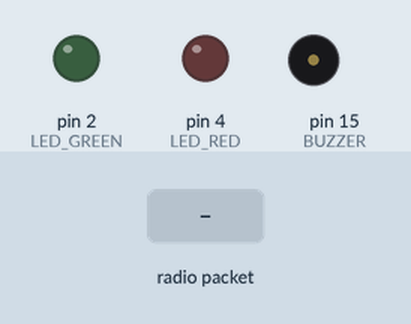
Recording of a sketch running on a simulated Arduino Uno, built with avr-gcc and run on an emulated ATmega328P. Shown: output pins drawn as LEDs (lit = HIGH), buzzer (waves = sounding, pin HIGH). The inputs (shaded band) are chosen by the test bench. No radio packets arrive unless stated; what the sketch prints to the serial monitor is not drawn.

Above: at 1.2 s.
1.3 s: radio packet "HIGH" arrives
At 2.2 s:
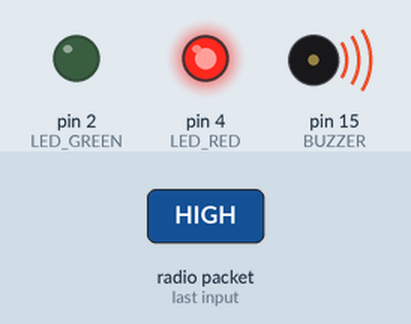
2.8 s: radio packet "MEDIUM" arrives
At 3.4 s:
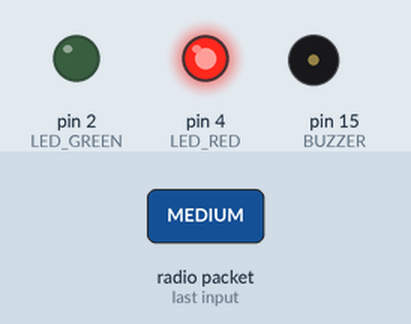
4.3 s: radio packet "1" arrives
At 5.7 s:
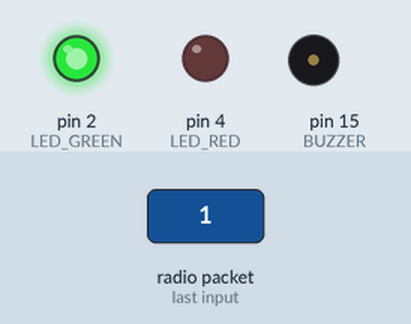
Timing chart, 0 to 7.3 s (numbered marks = the images above; inputs shaded):
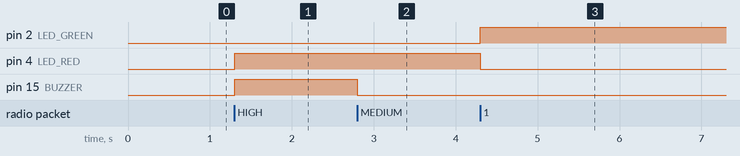

Measured:
- after the input at 1.3 s, pin 4 (LED_RED), pin 15 (BUZZER): LOW → HIGH at once
- after the input at 2.8 s, pin 15 (BUZZER): HIGH → LOW at once
- after the input at 4.3 s, pin 2 (LED_GREEN): LOW → HIGH at once; pin 4 (LED_RED): HIGH → LOW at once

The sketch:

GROUND_STATION.ino
```cpp
#include <SPI.h>
#include <LoRa.h>

#define SS 5
#define RST 14
#define DIO0 26

#define LED_GREEN 2
#define LED_RED 4
#define BUZZER 15

void setup() {
  Serial.begin(115200);

  pinMode(LED_GREEN, OUTPUT);
  pinMode(LED_RED, OUTPUT);
  pinMode(BUZZER, OUTPUT);

  LoRa.setPins(SS, RST, DIO0);
  LoRa.begin(433E6);

  Serial.println("WIT WIT SAWIT SPACE GROUND CONTROL 🌍");
}

void loop() {

  int packetSize = LoRa.parsePacket();

  if (packetSize) {

    String incoming = "";

    while (LoRa.available()) {
      incoming += (char)LoRa.read();
    }

    Serial.println("📡 Data Received:");
    Serial.println(incoming);

    digitalWrite(LED_GREEN, LOW);
    digitalWrite(LED_RED, LOW);
    digitalWrite(BUZZER, LOW);

    if (incoming.indexOf("HIGH") >= 0) {

      Serial.println("🔥 FIRE ALERT 🔥");
      digitalWrite(LED_RED, HIGH);
      digitalWrite(BUZZER, HIGH);

    } else if (incoming.indexOf("MEDIUM") >= 0) {

      Serial.println("⚠ MEDIUM RISK ⚠");
      digitalWrite(LED_RED, HIGH);

    } else {

      Serial.println("✅ SAFE");
      digitalWrite(LED_GREEN, HIGH);
    }
  }
}
```
